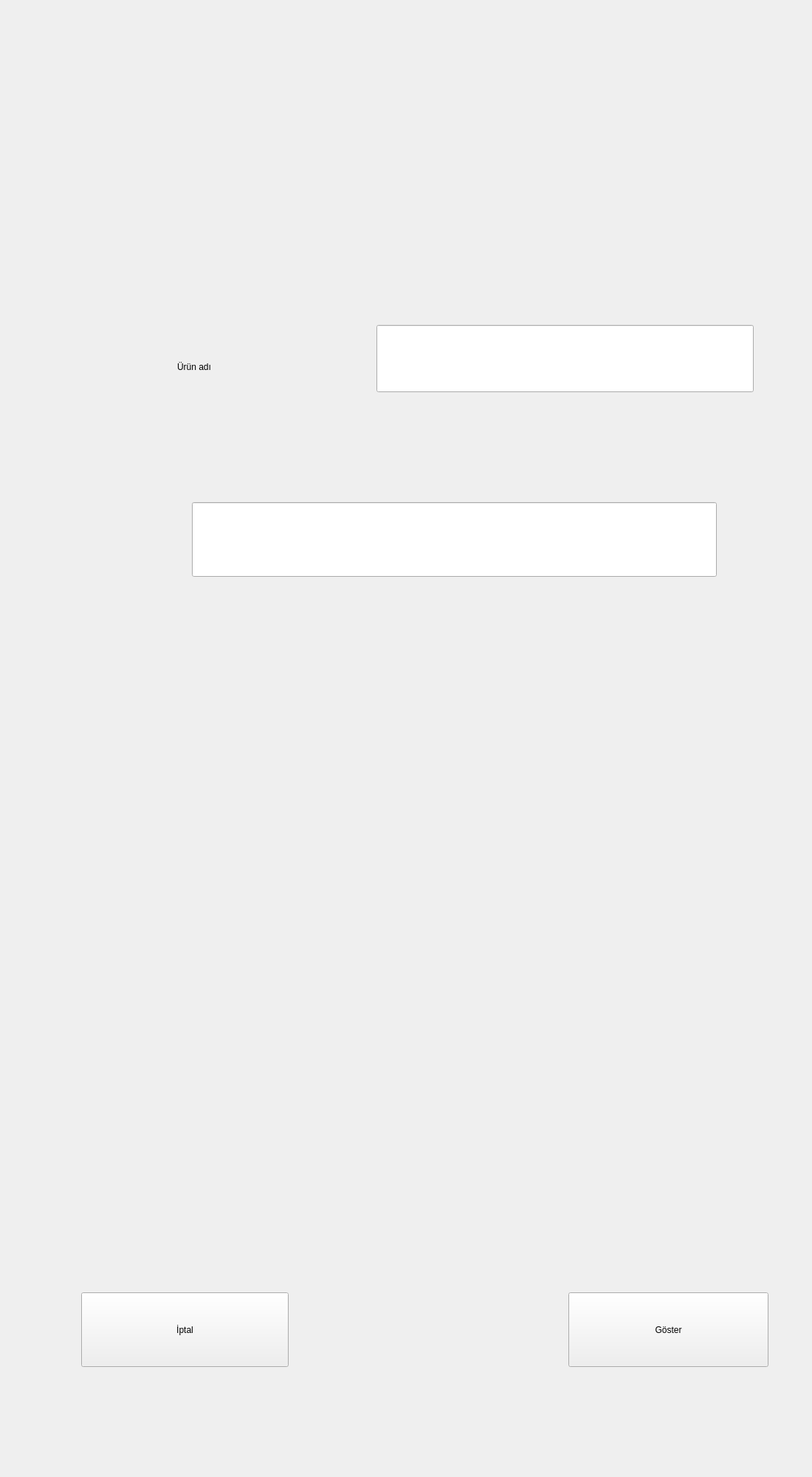
<?xml version="1.0" encoding="UTF-8"?>
<ui version="4.0">
 <class>iletisimEkrani</class>
 <widget class="QWidget" name="iletisimEkrani">
  <property name="geometry">
   <rect>
    <x>0</x>
    <y>0</y>
    <width>1100</width>
    <height>2000</height>
   </rect>
  </property>
  <property name="windowTitle">
   <string>Form</string>
  </property>
  <widget class="QPushButton" name="pushButton_3">
   <property name="geometry">
    <rect>
     <x>770</x>
     <y>1750</y>
     <width>271</width>
     <height>101</height>
    </rect>
   </property>
   <property name="styleSheet">
    <string notr="true">font: 75 30pt &quot;MS Shell Dlg 2&quot;;</string>
   </property>
   <property name="text">
    <string>Göster</string>
   </property>
  </widget>
  <widget class="QLabel" name="label_5">
   <property name="geometry">
    <rect>
     <x>240</x>
     <y>461</y>
     <width>271</width>
     <height>71</height>
    </rect>
   </property>
   <property name="styleSheet">
    <string notr="true">font: 75 25pt &quot;MS Shell Dlg 2&quot;;</string>
   </property>
   <property name="text">
    <string>Ürün adı</string>
   </property>
  </widget>
  <widget class="QPushButton" name="pushButton_2">
   <property name="geometry">
    <rect>
     <x>110</x>
     <y>1750</y>
     <width>281</width>
     <height>101</height>
    </rect>
   </property>
   <property name="styleSheet">
    <string notr="true">font: 75 30pt &quot;MS Shell Dlg 2&quot;;</string>
   </property>
   <property name="text">
    <string>İptal</string>
   </property>
  </widget>
  <widget class="QLineEdit" name="lineEdit_5">
   <property name="geometry">
    <rect>
     <x>510</x>
     <y>440</y>
     <width>511</width>
     <height>91</height>
    </rect>
   </property>
   <property name="styleSheet">
    <string notr="true">font: 25pt &quot;MS Shell Dlg 2&quot;;</string>
   </property>
  </widget>
  <widget class="QLineEdit" name="lineEdit_4">
   <property name="geometry">
    <rect>
     <x>260</x>
     <y>680</y>
     <width>711</width>
     <height>101</height>
    </rect>
   </property>
   <property name="styleSheet">
    <string notr="true">font: 75 30pt &quot;MS Shell Dlg 2&quot;;</string>
   </property>
  </widget>
 </widget>
 <resources/>
 <connections/>
</ui>
